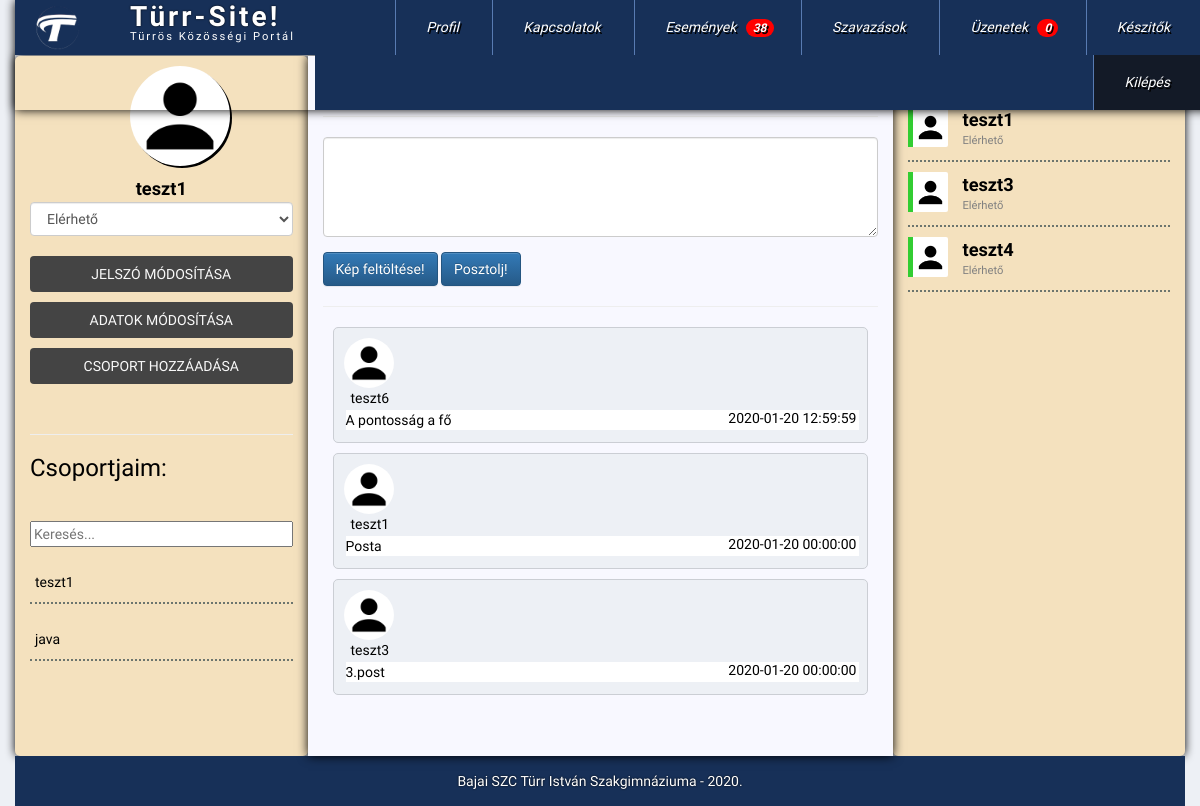
The app's page /index.php?pg=home (signed in) with its own data.
### tables this page shows
CREATE TABLE `users` (
  `ID` int(11) NOT NULL,
  `fullname` varchar(100) NOT NULL,
  `email` varchar(100) NOT NULL,
  `password` varchar(40) NOT NULL,
  `reg` datetime NOT NULL,
  `last` datetime NOT NULL,
  `avatar` varchar(50) NOT NULL,
  `status` tinyint(1) NOT NULL,
  `omID` int(11) NOT NULL,
  `gender` varchar(10) NOT NULL
);

CREATE TABLE `groups` (
  `ID` int(11) NOT NULL,
  `groupname` varchar(100) NOT NULL,
  `groupdate` datetime NOT NULL,
  `ownerID` int(11) NOT NULL,
  `userID` text NOT NULL,
  `comment` text NOT NULL
);

CREATE TABLE `posts` (
  `ID` int(11) NOT NULL,
  `userID` int(11) NOT NULL,
  `postdate` datetime NOT NULL,
  `post` text NOT NULL,
  `groupID` int(11) NOT NULL
);

### data.php (called while the page is built, shortened)
<?php
	$dbhost = 'localhost';
	$dbname = 'turrsite';
	$dbuser = '214b';
	$dbpass = '12345678';
	$basic = "avatar/basic.png";
?>

### database.php (called while the page is built, shortened)
<?php
    class db{
        protected $connection;
        public $queryresult;
        public $querycount = 0;
        public function __construct($dbhost, $dbuser, $dbpass, $dbname) {
            $this->connection = new mysqli($dbhost, $dbuser, $dbpass, $dbname);
            $this->connection->set_charset('utf8');
        }
        public function query($sql){
            if($this->queryresult = $this->connection->query($sql))
            {
                $this->querycount++;
            } else
            {
                die('<div class="alert alert-danger">
                    Hiba az adatbázis lekérdezés során!' . $this->connection->error.'</div>
                    <div class="alert alert-warning">'.$sql.'</div>');
            }
            return $this->queryresult;
        }
        public function fetchAll(){
            $r = array();
            while($row = $this->queryresult->fetch_assoc())
            {
                $r[] = $row;
            }
            return $r;
        }
        public function numRows(){
            return $this->queryresult->num_rows;
        }
    }
?>

### users/users_list.php (the view, shortened to what this page needs)
<?php
  if(is_file("../data.php")){
    @require_once("../data.php");
    @require_once("../functions.php");
    @require_once("../database.php");
  } else {
    @require_once("data.php");
    @require_once("functions.php");
    @require_once("database.php");
  }
  @$db = new db($dbhost, $dbuser, $dbpass, $dbname);
  if (isset($_SESSION['userfilter']))
  {
    $felt = "AND fullname LIKE '%".$_SESSION['userfilter']."%'";
  }
  else
  {
    $felt = '';
  }
  $db->query("SELECT ID, fullname, avatar, status FROM users WHERE status <> 0 ".$felt." ORDER BY last DESC LIMIT 0, 30");
  foreach($db->queryresult as $value){
    $class = "";
    $msg = "";
    switch($value['status']){
      case 1: $class = "userlist_available"; $msg = "Elérhető";
      break;
    }
    if($class != ""){
      if($value['avatar'] == ""){
        $avatar = $basic;
      } else {
        $avatar = $value['avatar'];
      }
      echo '
      <div class="subuserlist ">
        <div class="userlistavatar col-xs-2 '.$class.'" style="background-image:url('.$avatar.')"></div>
        <div class="col-xs-10">
        <div class="userlistname "><a href="?pg=home&func=messages/newmessage&id='.$value['ID'].'">'.$value['fullname'].'</a></div>
        <div class="userlistmsg">'.$msg.'</div>
      </div>
      </div>
      ';
    }
  }
?>

### users/users_personalisation.php
<?php
$db->query("SELECT avatar, fullname FROM users WHERE ID=".$_SESSION['uid']);
$res = $db->fetchAll();
if($res[0]['avatar'] == ""){
    $avatar = $basic;
} else $avatar = $res[0]['avatar'];
echo '<div class="useravatar" style="background-image:url('.$avatar.')"></div>
<div class="username">'.$res[0]['fullname'].'</div>
<select class="statusUpdate form-control" name="statusSelect">
    <option value="1">Elérhető</option>
    <option value="2">Elfoglalt</option>
    <option value="0">Rejtett</option>
</select>
<br>
<a href="?pg=home&func=users/users_passmod" class="gomb3">Jelszó módosítása</a>
<a href="?pg=home&func=users/users_profile" class="gomb3">Adatok módosítása</a>
<a href="?pg=home&func=users/users_creategroups" class="gomb3">Csoport hozzáadása</a><br>
<hr>';
?>

### users/users_groups.php
<?php
echo '
<h3 id=csoportcim>Csoportjaim:</h3>
<div class="form-group">
<input type="text" id="groupsearch" class="usersearch" placeholder="Keresés...">
</div>
<div class="usersgroup">';
    $db->query("SELECT * FROM groups");
    if($db->numRows() == 0){
        echo 'Nincs egy csoport sem!';
    } else {
        $csopibanvan = false;
        $str = '';
        $uid = $_SESSION['uid'];
        foreach($db->queryresult as $value){
            $IDs = explode(';', $value['userID']);
            for($i = 0; $i < sizeof($IDs); $i++){
                if(intval($IDs[$i]) == $uid){
                    $str .= '<div class="groups">' . $value['groupname'] . '</div>';
                    $csopibanvan = true;
                    break;
                }
            }
        }
        if($csopibanvan){
            echo $str;
        } else echo 'Nem vagy benne egy csoportban sem!';
    }
echo '</div>
';
?>

### posts/posts_list.php (shortened to what this page needs)
<?php
  $res = $db->query("SELECT posts.ID AS 'postID',
  posts.userID,
  posts.postdate AS 'date',
  posts.post AS 'post',
  users.ID,
  users.fullname AS 'name',
  users.avatar AS 'avatar'
  FROM posts INNER JOIN users ON posts.userID = users.ID ORDER BY date DESC");
  foreach($res as $value){
    if($value['avatar'] == "") $avatar = $basic;
    else $avatar = $value['avatar'];
    echo '
    <div class="posts">
    <div class="postavatar" style="background-image:url('.$avatar.')"></div><div class="postusername">'.$value['name'].'</div><div class="postdate">'.$value['date'].'</div><div class="postcontent">'.$value['post'].'</div><div class="postcomments">';
    echo '</div></div>
    ';
  }
?>

### css/turrchat.css (style rules this page uses)
.subuserlist { height: 55px; width: 100%; display: block; margin-bottom: 10px; border-bottom:2px dotted #6c756e; }
.userlist_available { border-left: 5px limegreen solid; }
.userlistavatar { height: 40px; width: 40px; background: #fff; background-position: center center; background-repeat: no-repeat; background-size: contain; border-radius: 5%; border-top-left-radius: 0; border-bottom-left-radius: 0; }
.userlistmsg { font-size: 80%; color: gray; }
.userlistname { font-weight: bold; }
.userlistname a { color:black; font-size: 130%; }
.useravatar { width: 200px; height: 200px; border-radius: 50%; background: #fff; background-position: center center; background-repeat: no-repeat; background-size: contain; box-shadow: 2px 2px black; }
.username { color:black; font-weight: bold; font-size: 130%; width: 100%; text-align: center; }
.posts { background: #edf0f5; margin: 10px; padding: 10px; border-radius: 5px; border:1px solid #cbced4; }
.postavatar { height: 50px; width: 50px; background: #fff; background-position: center center; background-repeat: no-repeat; background-size: contain; border-radius: 50px; }
.postusername { margin-left: 7px; }
.postdate { float:right; }
.postcontent { background-color: #fff; margin: 2px; width:100%; }
.usersearch { width: 100%; }
.groups { border-bottom:2px dotted #6c756e; padding: 5px; padding-bottom: 10px; margin-top: 20px; margin-bottom: 20px; }

### css/regist.css (style rules this page uses)
body { font-family: 'Mukta', sans-serif; height:100vh; min-height:550px; background-image: url("../img/hatter1.jpg"); background-repeat: no-repeat; background-size:cover; background-position:center; position:relative; }
a { text-decoration:none; color:#444444; }
a { text-decoration:none; color:#eaeaea; }
.gomb3 { width: 100%; background: #444444; color: #f9f9f9; padding: 8px; text-transform: uppercase; border-radius: 4px; cursor:pointer; margin-bottom: 10px; display: block; text-align: center; }

### css/turrsite.css (style rules this page uses)
body { background-image: url("../img/hatter1.jpg"); background-attachment: fixed; background-repeat: no-repeat; background-size:cover; background-position:center; position:relative; color: black; }
.useravatar { max-width: 100px; max-height: 100px; margin: 10px; margin-left: 100px; }
#csoportcim { margin-bottom: 40px; }

### records on screen
users: fullname "teszt1", status "Elérhető"
groups: groupname "teszt1"
groups: groupname "java"
posts: userID.fullname "teszt6", postdate "2020-01-20 12:59:59", post "A pontosság a fő"
posts: userID.fullname "teszt1", postdate "2020-01-20 00:00:00", post "Posta"
posts: userID.fullname "teszt3", postdate "2020-01-20 00:00:00", post "3.post"
users: fullname "teszt3", status "Elérhető"
users: fullname "teszt4", status "Elérhető"

### other values on screen
$pagename "Türr-Site!"
$title "Türrös Közösségi Portál"
$messagecount "0"
$company "Bajai SZC Türr István Szakgimnáziuma"
